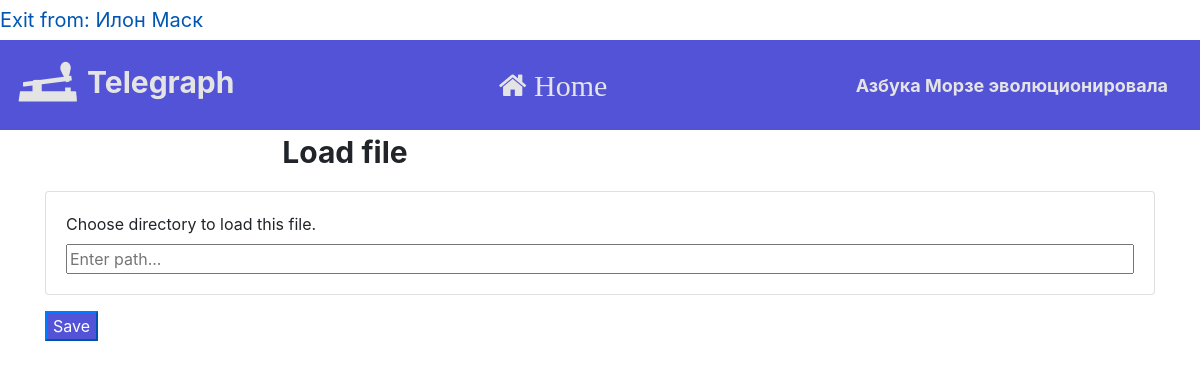
/load_file/2 (signed in), run on an earlier commit of the app's database.
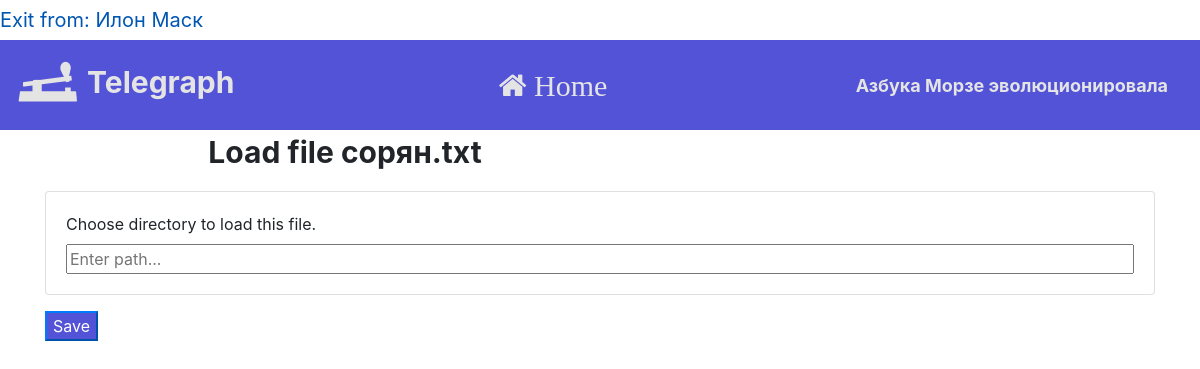
And on a later commit of the database.
### data/users.py (models this page shows, shortened)
class User(SqlAlchemyBase, UserMixin, SerializerMixin):
    __tablename__ = 'users'
    id = sqlalchemy.Column(sqlalchemy.Integer,
                           primary_key=True, autoincrement=True)
    username = sqlalchemy.Column(sqlalchemy.String)
    bdate = sqlalchemy.Column(sqlalchemy.Date)
    descript = sqlalchemy.Column(sqlalchemy.String)
    friends = sqlalchemy.Column(sqlalchemy.String, default='')
    city = sqlalchemy.Column(sqlalchemy.String)
    email = sqlalchemy.Column(sqlalchemy.String, unique=True)
    last_online = sqlalchemy.Column(sqlalchemy.DateTime,
                                    default=datetime.datetime.now)
    free_chat = sqlalchemy.Column(sqlalchemy.Boolean)
    hashed_password = sqlalchemy.Column(sqlalchemy.String, nullable=True)

### data/file.py (models this page shows)
class File(SqlAlchemyBase, SerializerMixin):
    __tablename__ = 'files'
    id = sqlalchemy.Column(sqlalchemy.Integer,
                           primary_key=True, autoincrement=True)
    avaible_for = sqlalchemy.Column(sqlalchemy.String)
    name = sqlalchemy.Column(sqlalchemy.String)
    content = sqlalchemy.Column(sqlalchemy.BINARY)
    path = sqlalchemy.Column(sqlalchemy.String, default='')

### main.py (the view, shortened to what this page needs)
@app.route('/load_file/<int:file_id>', methods=['GET', 'POST'])
def load_file(file_id):
    db_sess = db_session.create_session()
    if current_user.is_authenticated:
        current_user.last_online = datetime.datetime.now()
        db_sess.merge(current_user)
        db_sess.commit()
    file = db_sess.query(File).filter(File.id == file_id).first()
    print('button: ', request.form.get('save_button'))
    return render_template('load_file.html', file=file)

### data/db_session.py (called while the page is built)
def create_session() -> Session:
    global __factory
    return __factory()

### main.py (called while the page is built)
@login_manager.user_loader
def load_user(user_id):
    print(user_id)
    db_sess = db_session.create_session()
    return db_sess.query(User).get(user_id)

### templates/load_file.html (shortened to what this page needs)
{% extends "base.html" %}
{% block content %}
<form action="" method="post" enctype="multipart/form-data">
    <p style="font-size: 30px; font-weight: bold; width: 50vw; word-wrap: break-word; text-align: center;">Load file {{file.name}}</p>
    <div class="card card-body form-group">
        <label for="photo">Choose directory to load this file.</label>
        <input type="text" placeholder="Enter path..." id="dir" name="dir">
    </div>
    <input class="button btn-primary" type="submit" value="Save" name="save_button" style="background-color: #5353d7" />
</form>
{% endblock %}

### templates/base.html (shortened to what this page needs)
<!doctype html>
<html lang="en">
<head>
    <link rel="stylesheet"
          href="https://stackpath.bootstrapcdn.com/bootstrap/4.4.1/css/bootstrap.min.css"
>
    <link rel="stylesheet" href="https://maxcdn.bootstrapcdn.com/font-awesome/4.5.0/css/font-awesome.min.css">
</head>
<body>
    <nav>
        {% if current_user.is_authenticated %}
        <a class="navbar-brand" href="/logout">Exit from: {{ current_user.username }}</a>
        {% else %}
        <p>
            <a class="btn btn-primary " href="/register">Зарегистрироваться</a>
            <a class="btn btn-success" href="/login">Войти</a>
        </p>
        {% endif %}
    </nav>
    <header>
        <nav class="navbar navbar-light mainbar">
            <a class="navbar-brand" style="font-size: 30px; color: #e4e4e4; font-weight: bold;" href="#"><img src="static/images/t2.png" height="64" width="64">  Telegraph</a>
            <a style="font-size: 30px; color: #e4e4e4; font-weight: bold;" href="/"><i class="fa fa-home" aria-hidden="true"> Home</i></a>
            <a class="navbar-brand" style="font-size: 18px; color: #e4e4e4; font-weight: bold;" href="#">Азбука Морзе эволюционировала</a>
        </nav>
    </header>
    <main role="main" class="container">
        {% block content %}{% endblock %}
    </main>
</body>
</html>

What changed in the data, as far as the page shows it:
added File: name "сорян.txt"
